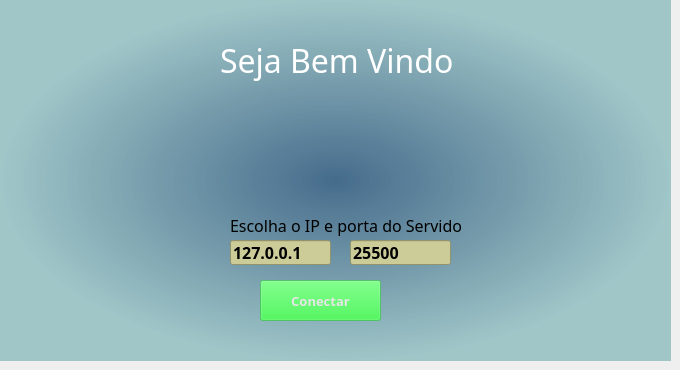
    <widget class="QWidget" name="page_4">
     <widget class="QLabel" name="label_28">
      <property name="geometry">
       <rect>
        <x>0</x>
        <y>0</y>
        <width>671</width>
        <height>361</height>
       </rect>
      </property>
      <property name="styleSheet">
       <string notr="true">background-color: qradialgradient(spread:pad, cx:0.5, cy:0.5, radius:0.5, fx:0.5, fy:0.5, stop:0 rgba(50, 92, 128, 228), stop:1 rgba(117, 176, 179, 165));</string>
      </property>
      <property name="text">
       <string/>
      </property>
     </widget>
     <widget class="QLineEdit" name="server_edt">
      <property name="geometry">
       <rect>
        <x>230</x>
        <y>240</y>
        <width>101</width>
        <height>25</height>
       </rect>
      </property>
      <property name="maximumSize">
       <size>
        <width>200</width>
        <height>25</height>
       </size>
      </property>
      <property name="font">
       <font>
        <family>Maiandra GD</family>
        <pointsize>12</pointsize>
        <weight>75</weight>
        <bold>true</bold>
       </font>
      </property>
      <property name="accessibleDescription">
       <string>User</string>
      </property>
      <property name="styleSheet">
       <string notr="true">background-color: rgb(204, 204, 153);</string>
      </property>
      <property name="text">
       <string>127.0.0.1</string>
      </property>
      <property name="placeholderText">
       <string>user</string>
      </property>
     </widget>
     <widget class="QLabel" name="label_27">
      <property name="geometry">
       <rect>
        <x>140</x>
        <y>90</y>
        <width>391</width>
        <height>121</height>
       </rect>
      </property>
      <property name="toolTip">
       <string>&lt;html&gt;&lt;head/&gt;&lt;body&gt;&lt;p&gt;&lt;img src=&quot;:/fundos/logochat.png&quot;/&gt;&lt;/p&gt;&lt;/body&gt;&lt;/html&gt;</string>
      </property>
      <property name="styleSheet">
       <string notr="true">background-image: url(:/fundos/logomenor.png);</string>
      </property>
      <property name="text">
       <string/>
      </property>
     </widget>
     <widget class="QLabel" name="label">
      <property name="geometry">
       <rect>
        <x>230</x>
        <y>210</y>
        <width>231</width>
        <height>31</height>
       </rect>
      </property>
      <property name="font">
       <font>
        <family>Maiandra GD</family>
        <pointsize>12</pointsize>
       </font>
      </property>
      <property name="layoutDirection">
       <enum>Qt::LeftToRight</enum>
      </property>
      <property name="text">
       <string>Escolha o IP e porta do Servidor</string>
      </property>
     </widget>
     <widget class="QLabel" name="label_2">
      <property name="geometry">
       <rect>
        <x>220</x>
        <y>20</y>
        <width>311</width>
        <height>81</height>
       </rect>
      </property>
      <property name="font">
       <font>
        <family>MS Gothic</family>
        <pointsize>24</pointsize>
       </font>
      </property>
      <property name="styleSheet">
       <string notr="true">color: rgb(255, 255, 255);</string>
      </property>
      <property name="text">
       <string>Seja Bem Vindo </string>
      </property>
     </widget>
     <widget class="QPushButton" name="Conectar">
      <property name="geometry">
       <rect>
        <x>260</x>
        <y>280</y>
        <width>121</width>
        <height>41</height>
       </rect>
      </property>
      <property name="font">
       <font>
        <family>Arial Black</family>
        <pointsize>10</pointsize>
        <weight>75</weight>
        <bold>true</bold>
       </font>
      </property>
      <property name="styleSheet">
       <string notr="true">background-color: rgba(32, 234, 49, 100);
color: rgb(230, 230, 230);</string>
      </property>
      <property name="text">
       <string>Conectar</string>
      </property>
     </widget>
     <widget class="QLineEdit" name="porta_edt">
      <property name="geometry">
       <rect>
        <x>350</x>
        <y>240</y>
        <width>101</width>
        <height>25</height>
       </rect>
      </property>
      <property name="maximumSize">
       <size>
        <width>200</width>
        <height>25</height>
       </size>
      </property>
      <property name="font">
       <font>
        <family>Maiandra GD</family>
        <pointsize>12</pointsize>
        <weight>75</weight>
        <bold>true</bold>
       </font>
      </property>
      <property name="accessibleDescription">
       <string>User</string>
      </property>
      <property name="styleSheet">
       <string notr="true">background-color: rgb(204, 204, 153);</string>
      </property>
      <property name="text">
       <string>25500</string>
      </property>
      <property name="placeholderText">
       <string>user</string>
      </property>
     </widget>
    </widget>
